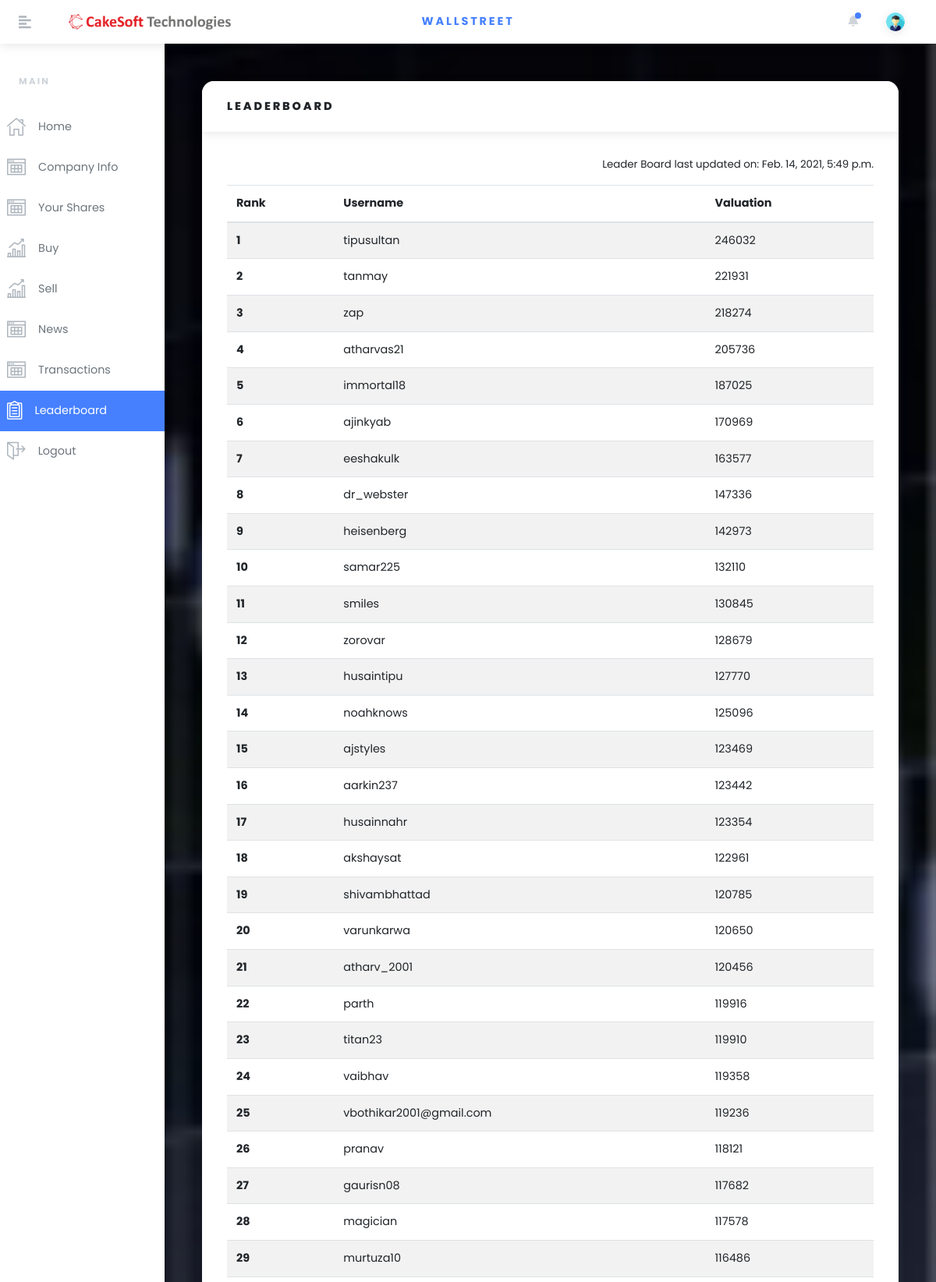
/leaderboard/ (signed in, upper part), run on the app's committed database.
### bazaar/models.py (models this page shows, shortened)
class Global(models.Model):
    sensex = models.FloatField(default=0)
    spread = models.IntegerField(default=0)
    LiveText = models.CharField(max_length=100)
    LeaderboardSize = models.IntegerField(default=100)
    LeaderBoardUpdateTime = models.DateTimeField(default=datetime.now)
    bidRangePercent = models.IntegerField(
        default=10, validators=[MaxValueValidator(100),
                                MinValueValidator(1)])
    registrationKey = models.CharField(max_length=20, default="abcde")
    startStopMarket = models.BooleanField(
        default=True)  # True => start, False => Stop
    startNews = models.BooleanField(default=False)
    NewsCounter = models.IntegerField(default=0)

class LeaderBoard(models.Model):
    profile = models.ForeignKey(Profile, on_delete=models.CASCADE)

class Profile(models.Model):
    user = models.OneToOneField(
        User, on_delete=models.CASCADE)  # Extending User Model
    rank = models.IntegerField(default=-1)  # Rank of the user
    numberOfShares = models.IntegerField(
        default=0)  # Number of shares owned by the user
    cash = models.IntegerField(default=200000)  # Cash remaining
    netWorth = models.IntegerField(
        default=0)  # Users networth; Required for leaderboard;

### bazaar/views.py (the view)
# urls.py: path('leaderboard/', views.LeaderBoardView.as_view(), name='leaderboard'),
class LeaderBoardView(View):
    template = 'bazaar/leaderboard.html'
    def get(self, request):
        profile = Profile.objects.filter(user=User.objects.get(
            username=request.user.username)).first()
        g = Global.objects.filter(pk=1).first()
        sensex = g.sensex
        leaderboard = LeaderBoard.objects.all()
        update_time = g.LeaderBoardUpdateTime
        context = {
            "profile": profile,
            "sensex": sensex,
            "leaderboard": leaderboard,
            "update_time": update_time
        }
        return render(request, self.template, context)

### bazaar/templates/bazaar/leaderboard.html (shortened to what this page needs)
{%load static%}
<!DOCTYPE html>
<html>
  <head>
    <link
      rel="stylesheet"
      href="{% static 'bazaar/vendor/bootstrap/css/bootstrap.min.css'%}"
    />
    <link
      rel="stylesheet"
      href="https://use.fontawesome.com/releases/v5.3.1/css/all.css"
    />
    <link rel="stylesheet" href="{% static 'bazaar/css/orionicons.css'%}" />
    <link
      rel="stylesheet"
      href="{% static 'bazaar/css/style.default.css'%}"
      id="theme-stylesheet"
    />
    <link rel="stylesheet" href="{% static 'bazaar/css/custom.css'%}" />
  </head>
  <body onload="start()">
    <header class="header">
      <nav class="navbar sticky-top navbar-expand-lg px-4 py-2 bg-white shadow">
        <a href="#" class="sidebar-toggler text-gray-500 mr-4 mr-lg-5 lead"
          ><i class="fas fa-align-left"></i></a
        ><img src = "{% static "bazaar/img/cs.png" %}" height="20">
        <a
          href="#"
          class="navbar-brand font-weight-bold text-uppercase text-base"
          >Wallstreet</a
        >
        <ul class="ml-auto d-flex align-items-center list-unstyled mb-0">
          <li class="nav-item dropdown mr-3">
            <a
              id="notifications"
              href="http://example.com"
              data-toggle="dropdown"
              aria-haspopup="true"
              aria-expanded="false"
              class="nav-link dropdown-toggle text-gray-400 px-1"
              ><i class="fa fa-bell"></i><span class="notification-icon"></span
            ></a>
          </li>
          <li class="nav-item dropdown ml-auto">
            <a
              id="userInfo"
              href="http://example.com"
              data-toggle="dropdown"
              aria-haspopup="true"
              aria-expanded="false"
              class="nav-link dropdown-toggle"
              ><img
                src="{% static 'bazaar/img/navLogo.png' %}"
                alt="Jason Doe"
                style="max-width: 1.5rem"
                class="img-fluid rounded-circle shadow"
            /></a>
          </li>
        </ul>
      </nav>
    </header>
    <div class="d-flex align-items-stretch">
      <div id="sidebar" class="sidebar py-3">
        <div
          class="text-gray-400 text-uppercase px-3 px-lg-4 py-4 font-weight-bold small headings-font-family"
        >
          MAIN
        </div>
        <ul class="sidebar-menu list-unstyled" style="margin-left: -15px">
          <li class="sidebar-list-item">
            <a href="{%url 'bazaar:index' %}" class="sidebar-link text-muted"
              ><i class="o-home-1 mr-3 text-gray"></i><span>Home</span></a
            >
          </li>
          <li class="sidebar-list-item">
            <a
              href="{% static 'bazaar/Wallstreet_Portfolios.pdf' %}"
              class="sidebar-link text-muted"
              ><i class="o-table-content-1 mr-3 text-gray"></i
              ><span>Company Info</span></a
            >
          </li>
          <li class="sidebar-list-item">
            <a href="../#sectionMyShares" class="sidebar-link text-muted"
              ><i class="o-table-content-1 mr-3 text-gray"></i
              ><span>Your Shares</span></a
            >
          </li>
          <li class="sidebar-list-item">
            <a href="{%url 'bazaar:buy' %}" class="sidebar-link text-muted"
              ><i class="o-sales-up-1 mr-3 text-gray"></i><span>Buy</span></a
            >
          </li>
          <li class="sidebar-list-item">
            <a href="{%url 'bazaar:sell' %}" class="sidebar-link text-muted"
              ><i class="o-sales-up-1 mr-3 text-gray"></i><span>Sell</span></a
            >
          </li>
          <li class="sidebar-list-item">
            <a href="{%url 'bazaar:news' %}" class="sidebar-link text-muted"
              ><i class="o-table-content-1 mr-3 text-gray"></i
              ><span>News</span></a
            >
          </li>
          <li class="sidebar-list-item">
            <a
              href="{%url 'bazaar:transactions' %}"
              class="sidebar-link text-muted"
              ><i class="o-table-content-1 mr-3 text-gray"></i
              ><span>Transactions</span></a
            >
          </li>
          <li class="sidebar-list-item">
            <a
              href="{%url 'bazaar:leaderboard' %}"
              class="sidebar-link text-muted active"
              ><i class="o-survey-1 mr-3 text-gray"></i
              ><span>Leaderboard</span></a
            >
          </li>
          <li class="sidebar-list-item">
            <a href="{%url 'bazaar:logoff'%}" class="sidebar-link text-muted"
              ><i class="o-exit-1 mr-3 text-gray"></i><span>Logout</span></a
            >
          </li>
        </ul>
      </div>
      <div class="page-holder w-100 d-flex flex-wrap">
        <div class="container-fluid px-xl-5">
          <section class="py-5">
            <div class="row">
              <div class="col-lg-12 mb-4">
                <div class="card">
                  <div class="card-header">
                    <h6 class="text-uppercase mb-0">Leaderboard</h6>
                  </div>
                  <div class="card-body">
                    <p style="text-align: right; font-size: 10pt">
                      Leader Board last updated on: {{ update_time }}
                    </p>
                    <div class="table-responsive">
                      <table
                        class="table table-striped table-hover card-text"
                        style=""
                      >
                        <thead>
                          <tr>
                            <th>Rank</th>
                            <th>Username</th>
                            <th>Valuation</th>
                          </tr>
                        </thead>
                        <tbody>
                          {% for leaderboardentry in leaderboard %}
                          <tr>
                            <th scope="row">
                              {{ leaderboardentry.profile.rank }}
                            </th>
                            <td>
                              {{ leaderboardentry.profile.user.username }}
                            </td>
                            <td>{{ leaderboardentry.profile.netWorth }}</td>
                          </tr>
                          {% endfor %}
                        </tbody>
                      </table>
                    </div>
                  </div>
                </div>
              </div>
            </div>
          </section>
        </div>
      </div>
    </div>
  </body>
</html>

### data on the page
Global: LeaderBoardUpdateTime "Feb. 14, 2021, 5:49 p.m."
LeaderBoard: profile.rank "1", profile.user.username "tipusultan", profile.netWorth "246032"
LeaderBoard: profile.rank "2", profile.user.username "tanmay", profile.netWorth "221931"
LeaderBoard: profile.rank "3", profile.user.username "zap", profile.netWorth "218274"
LeaderBoard: profile.rank "4", profile.user.username "atharvas21", profile.netWorth "205736"
LeaderBoard: profile.rank "5", profile.user.username "immortal18", profile.netWorth "187025"
LeaderBoard: profile.rank "6", profile.user.username "ajinkyab", profile.netWorth "170969"
LeaderBoard: profile.rank "7", profile.user.username "eeshakulk", profile.netWorth "163577"
LeaderBoard: profile.rank "8", profile.user.username "dr_webster", profile.netWorth "147336"
LeaderBoard: profile.rank "9", profile.user.username "heisenberg", profile.netWorth "142973"
LeaderBoard: profile.rank "10", profile.user.username "samar225", profile.netWorth "132110"
LeaderBoard: profile.rank "11", profile.user.username "smiles", profile.netWorth "130845"
LeaderBoard: profile.rank "12", profile.user.username "zorovar", profile.netWorth "128679"
LeaderBoard: profile.rank "13", profile.user.username "husaintipu", profile.netWorth "127770"
LeaderBoard: profile.rank "14", profile.user.username "noahknows", profile.netWorth "125096"
LeaderBoard: profile.rank "15", profile.user.username "ajstyles", profile.netWorth "123469"
LeaderBoard: profile.rank "16", profile.user.username "aarkin237", profile.netWorth "123442"
LeaderBoard: profile.rank "17", profile.user.username "husainnahr", profile.netWorth "123354"
LeaderBoard: profile.rank "18", profile.user.username "akshaysat", profile.netWorth "122961"
LeaderBoard: profile.rank "19", profile.user.username "shivambhattad", profile.netWorth "120785"
LeaderBoard: profile.rank "20", profile.user.username "varunkarwa", profile.netWorth "120650"
LeaderBoard: profile.rank "21", profile.user.username "atharv_2001", profile.netWorth "120456"
LeaderBoard: profile.rank "22", profile.user.username "parth", profile.netWorth "119916"
LeaderBoard: profile.rank "23", profile.user.username "titan23", profile.netWorth "119910"
LeaderBoard: profile.rank "24", profile.user.username "vaibhav", profile.netWorth "119358"
LeaderBoard: profile.rank "25", profile.user.username "vbothikar2001@gmail.com", profile.netWorth "119236"
LeaderBoard: profile.rank "26", profile.user.username "pranav", profile.netWorth "118121"
LeaderBoard: profile.rank "27", profile.user.username "gaurisn08", profile.netWorth "117682"
LeaderBoard: profile.rank "28", profile.user.username "magician", profile.netWorth "117578"
LeaderBoard: profile.rank "29", profile.user.username "murtuza10", profile.netWorth "116486"
